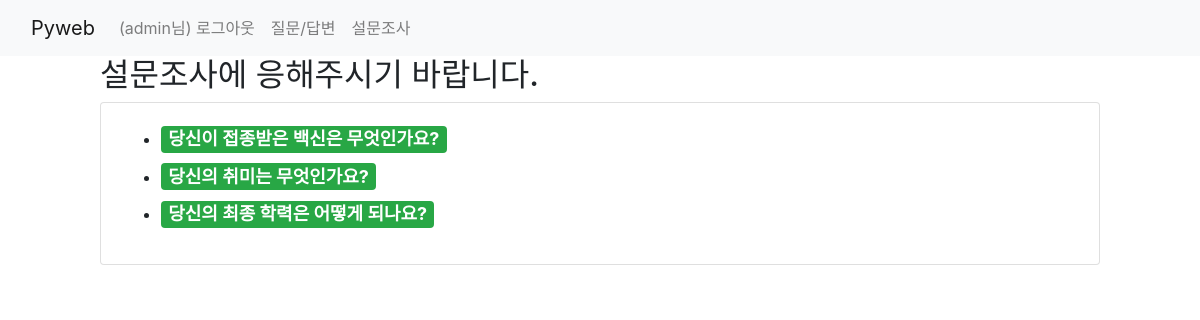
Screenshot of /poll/ (signed in) with the database file from the repository.
### poll/models.py (models this page shows, shortened)
class Question(models.Model):
    question_text = models.CharField(max_length=200)
    pub_date = models.DateTimeField()

### poll/views.py (the view)
# urls.py: path('', views.index, name='index'),  #127.0.0.1:8000/board/
@login_required(login_url='common:login_view')
def index(request):
    question_list = Question.objects.all()
    return render(request, 'poll/index.html', {'question_list': question_list})

### templates/poll/index.html (shortened to what this page needs)
<!DOCTYPE html>
<html lang="ko">
<head>
    {% load static %}
    <link rel="stylesheet" href="{%static 'poll/css/style.css' %}">
    <link rel="stylesheet" href="{%static 'poll/css/bootstrap.css' %}">
</head>
<body>
{% include 'navbar.html' %}
<div id="container">
    <h2>설문조사에 응해주시기 바랍니다.</h2>
    <div class="card">
        <div class="card-body">
            <section>
                {% if question_list %}
                <ul>
                    {% for question in question_list %}
                    <li>
                        <h4>
                            <a href="{% url 'poll:detail' question.id %}" class="badge badge-success">
                            {{ question.question_text }}</a>
                        </h4>
                    </li>
                    {% endfor %}
                </ul>
                {% else %}
                    <p>설문이 없습니다.</p>
                {% endif %}
            </section>
        </div>
    </div>
</div>
</body>
</html>

### templates/navbar.html (shortened to what this page needs)
<nav class="navbar navbar-expand-lg navbar-light bg-light">
    <div class="container-fluid">
        <a class="navbar-brand" href="{% url 'board:index' %}">Pyweb</a>
        <div class="collapse navbar-collapse" id="navbarSupportedContent">
            <ul class="navbar-nav me-auto mb-2 mb-lg-0">
                <li class="nav-item">
                    {% if user.is_authenticated %}
                        <a class="nav-link" href="{% url 'common:logout_view' %}">({{ user.username }}님) 로그아웃</a>
                    {% else %}
                        <a class="nav-link" href="{% url 'common:login_view' %}">로그인</a>
                    {% endif %}
                </li>
                <li class="nav-item">
                    <a class="nav-link" href="{% url 'board:boardlist' %}">질문/답변</a>
                </li>
                <li class="nav-item">
                    <a class="nav-link" href="{% url 'poll:index' %}">설문조사</a>
                </li>
            </ul>
        </div>
    </div>
</nav>

### static/poll/css/style.css (style rules this page uses)
#container { width:1000px; margin:0 auto; }
section ul li a { text-decoration: none; color: #000; }

### rows the page displays
Question: question_text "당신이 접종받은 백신은 무엇인가요?"
Question: question_text "당신의 취미는 무엇인가요?"
Question: question_text "당신의 최종 학력은 어떻게 되나요?"

### other values shown
{{ user.username }} "admin"
